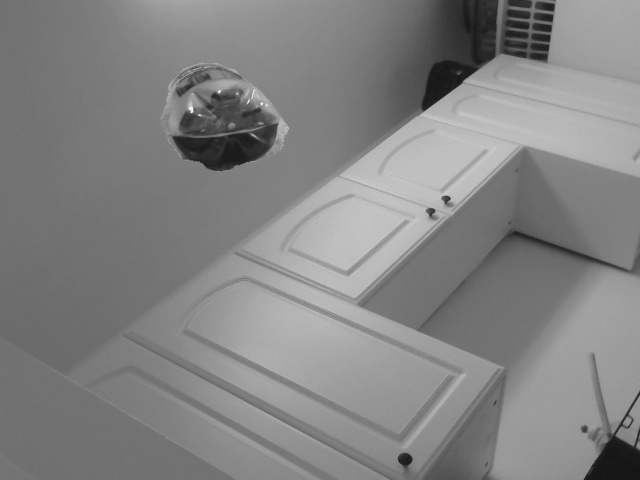
//> input picture classifier/0001_0140_0030_0180_0180.jpg, 640 x 480 px, given in place of the camera
$ ./detect_incoming_circle 3   (built with g++ and OpenCV 4)
//> lines starting //> are read from the running program, lines starting //| are printed output that depends on the picture; after the words box and inside, x2 and y2 are one past the last pixel; in counts of white or black regions, pixels touching at a corner belong together
//if object is growing and it's a circle and it's black


/*
So for a simple RGB color image, HE should not be applied individually on each channel. Rather, it should be applied such that intensity values are equalized without disturbing the color balance of the image.
*/


#include "opencv2/opencv.hpp"
#include <iostream>
#include <cmath>
#include <vector>

using namespace std;
using namespace cv;

int main(int argc, char * argv[])
{
	vector<Point2f> old_centers;
	vector<Point2f> new_centers;
	vector<int> centers_newage;
	vector<int> centers_oldage;

	VideoCapture capture = VideoCapture(atoi(argv[1]));
	Mat thresh_image,bgr_image, ycrcb_image, equalizedbgr_image,blur_image;

	capture >> bgr_image;//assume blank
//> bgr_image is the input picture: 480 rows x 640 cols, CV_8UC3; min 18, max 247, mean 131.1
	while(bgr_image.empty())
		capture>>bgr_image;
	imshow("Mars", bgr_image);


	int key = waitKey(50);

	while(key != 27)//escape key is 27 on Alex's linux box
	{
			capture>>bgr_image;//clear 5 deep buffer
			capture>>bgr_image;
			capture>>bgr_image;
			capture>>bgr_image;
			capture>>bgr_image;

			if(!bgr_image.empty())
			{
				cvtColor(bgr_image, ycrcb_image, CV_BGR2YCrCb);
//> ycrcb_image: 480 rows x 640 cols, CV_8UC3; mean of channels 0, 1, 2 131.1, 128, 128

				vector<Mat> channels;
			        split(ycrcb_image,channels);
//> channels[1]: 480 rows x 640 cols, CV_8UC1; every value is 128

				Ptr<CLAHE> clahe = createCLAHE();
				clahe->setClipLimit(40);
				clahe->setTilesGridSize(Size(4,4));
				clahe->apply(channels[0],channels[0]);
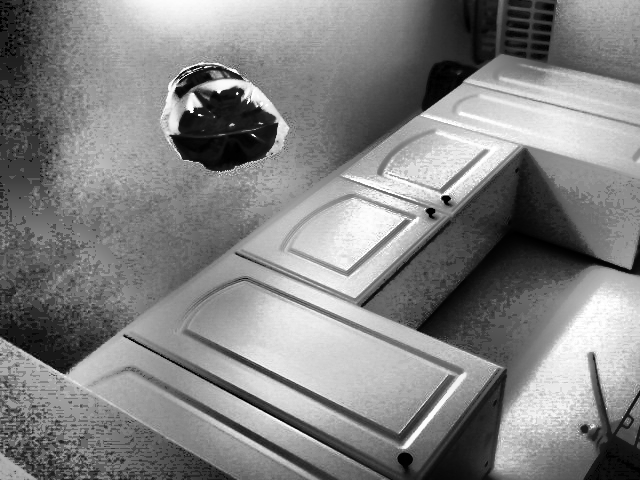
//> channels[0]: 480 rows x 640 cols, CV_8UC1; min 0, max 255, mean 130.5

//			        equalizeHist(channels[0], channels[0]);

			        merge(channels,ycrcb_image);
//> ycrcb_image: 480 rows x 640 cols, CV_8UC3; mean of channels 0, 1, 2 130.5, 128, 128

			        cvtColor(ycrcb_image,equalizedbgr_image,CV_YCrCb2BGR);


				vector<Mat> bgr_channels;
				split(equalizedbgr_image,bgr_channels);

				Mat grey_image(equalizedbgr_image.rows, equalizedbgr_image.cols, CV_8UC1);
				for(int i=0; i < equalizedbgr_image.rows;i++)//parameters need to be experimentally defined
					for(int j=0; j < equalizedbgr_image.cols;j++)
					{
						bool black_flag = false;
						//if all colors are too low (black)
						if(bgr_channels[0].at<uchar>(i,j) < 40 && bgr_channels[1].at<uchar>(i,j) < 40 && bgr_channels[2].at<uchar>(i,j) < 40)
							black_flag = true;
						//else if all colors are similar and below a higher threshold (dark grey)
  						else if(abs(bgr_channels[0].at<uchar>(i,j) - bgr_channels[1].at<uchar>(i,j)) < 40 && abs(bgr_channels[1].at<uchar>(i,j) - bgr_channels[2].at<uchar>(i,j)) < 40 && abs(bgr_channels[2].at<uchar>(i,j) - bgr_channels[0].at<uchar>(i,j)) < 40 && bgr_channels[0].at<uchar>(i,j) < 60 && bgr_channels[1].at<uchar>(i,j) < 60 && bgr_channels[2].at<uchar>(i,j) < 60)
							black_flag = true;
						if(black_flag)
							grey_image.at<uchar>(i,j) = 0;
						else
							grey_image.at<uchar>(i,j) = 255;

					}
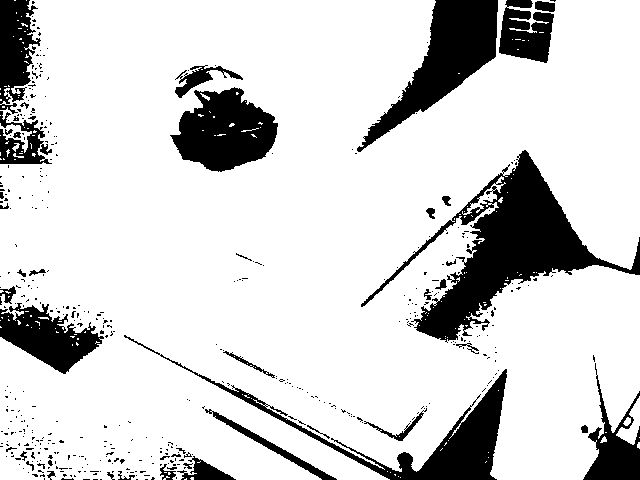
//> grey_image: 480 rows x 640 cols, CV_8UC1; 83.1% white; 454 black regions (409 under 20 px), largest, box (x1, y1, x2, y2) and area: (361, 150, 640, 343) 13938, (357, 0, 498, 152) 7283, (124, 335, 507, 480) 6421

				//can do this commented code to see blur
				GaussianBlur( grey_image, blur_image, Size(21,21),3, 3);
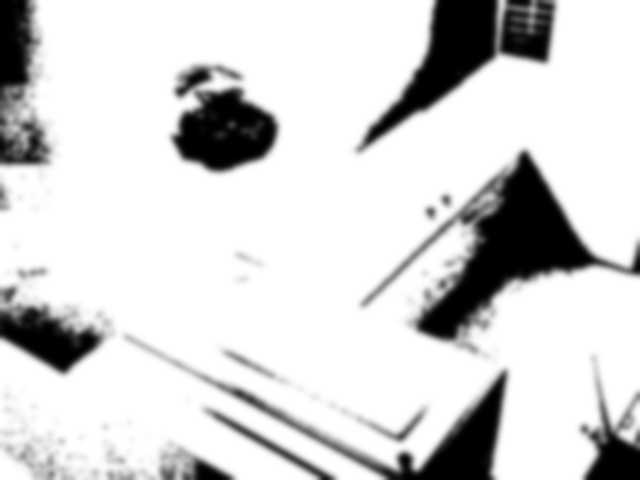
//> blur_image: 480 rows x 640 cols, CV_8UC1; min 0, max 255, mean 212
				threshold(blur_image, thresh_image, 127, 255, 0);
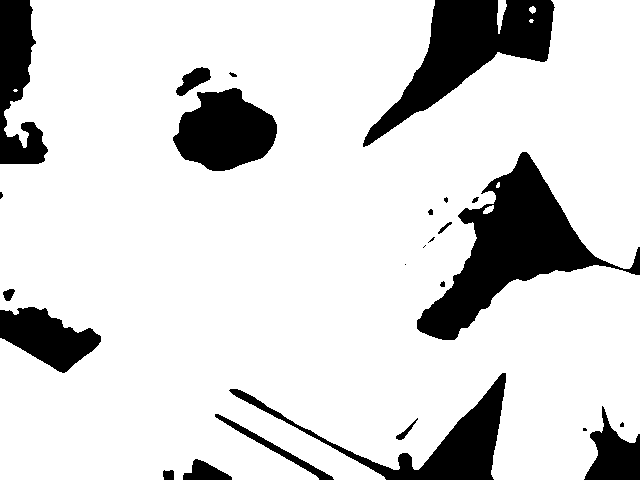
//> thresh_image: 480 rows x 640 cols, CV_8UC1; 84.2% white; 25 black regions (7 under 20 px), largest, box (x1, y1, x2, y2) and area: (417, 152, 640, 340) 13364, (363, 0, 555, 147) 10139, (229, 373, 506, 480) 6069
				//threshold(grey_image, thresh_image, 127, 255, 0);

				Mat inverted_image;
				bitwise_not(thresh_image, inverted_image);
//> inverted_image: 480 rows x 640 cols, CV_8UC1; 15.8% white; 25 white regions (7 under 20 px)

				vector<vector<Point> > contours;
				Mat hierarchy;
				Mat inverted_image2 = inverted_image.clone();
				findContours(inverted_image2, contours, hierarchy, 1, 2 ,Point());
//> contours = 30 contours, 12 with area under 20; largest, box (x1, y1, x2, y2) and area: (417, 152, 640, 340) 13102, (363, 0, 555, 147) 9907, (173, 88, 277, 171) 5837, (229, 373, 506, 480) 5725, (0, 0, 48, 164) 4362


				for(int i = 0; i < contours.size(); i++)
				{
					vector<Point> cnt = contours[i];
					vector<Point> hull;
					convexHull(cnt, hull, false, true);

					float radius;
					Point2f center;
					minEnclosingCircle(hull,  center,  radius);

					double cir = 3.14159*2*((double)radius);
					double per = arcLength(hull,true);

					if (.9 * cir < per )//threshold for circles
					{
//						polylines(bgr_image, hull, true, Scalar(0,200,0),10, 8, 0 );
						new_centers.push_back(center);
						centers_newage.push_back(0);
						for(int j = 0; j < old_centers.size(); j++)
						{
							if(abs(old_centers.at(j).x - center.x) < 20 && abs(old_centers.at(j).y - center.y) < 20)
							{
								if(centers_oldage.at(j) <5)
								centers_oldage.at(j) = 5;

								if(centers_oldage.at(j) >= 2)
								{
									polylines(bgr_image, hull, true, Scalar(0,200,0),10, 8, 0 );
									cout << 300 / radius  << "ft";//distance metric
									if(center.x < bgr_image.size().width / 2 )
										cout << ", left";
									else
										cout << ", right";
									if(center.y < bgr_image.size().height / 2)
										cout << ", top" << endl;
									else
										cout << ", bottom" << endl;
								}
							}
							else if(centers_oldage.at(j)!=0)
							{
								centers_oldage.at(j) = centers_oldage.at(j)-1;
							}
						}
					}
				}
//> this loop made 30 passes
//> (center, radius, cir, per) on passes 1, 2, 3, 4, 5, 6, 7, 8, 9, 10, 11, 14: (Point(168, 475), 6.4, 40.23, 35.99), (Point(207, 477), 24.08, 151.3, 114.7), (Point(584.5, 429), 1.8, 11.33, 9.41), (Point(621.5, 424.2), 2.3, 14.48, 12.24), (Point(406.5, 428), 14.5, 91.11, 61.77), (Point(274, 446.5), 67.36, 423.2, 273.2), (Point(611.5, 447.1), 42.15, 264.8, 222.3), (Point(368.8, 411.3), 141.4, 888.7, 671.3), (Point(50, 325.5), 52.35, 328.9, 260.3), (Point(9.13, 294.3), 6.53, 41.05, 35.38), (Point(442.4, 283.7), 2.77, 17.38, 15.3), (Point(431, 239.5), 3.91, 24.54, 16.19)
//> (hull, radius, cir, per) on pass 12: (1 Point (x, y): [405, 264], 0.0001, 0.000628, 0)

				old_centers.clear();
				old_centers.swap(new_centers);
//> old_centers = 1 Point (x, y): [532.3, 9.48]
				centers_oldage.clear();
				centers_oldage.swap(centers_newage);
//> centers_oldage = [0]

				imshow( "Mars", thresh_image);
				imshow( "Mars2", bgr_image);
  			}
			key = waitKey(1);
//> the Esc key is pressed
	}
	return 0;
}
